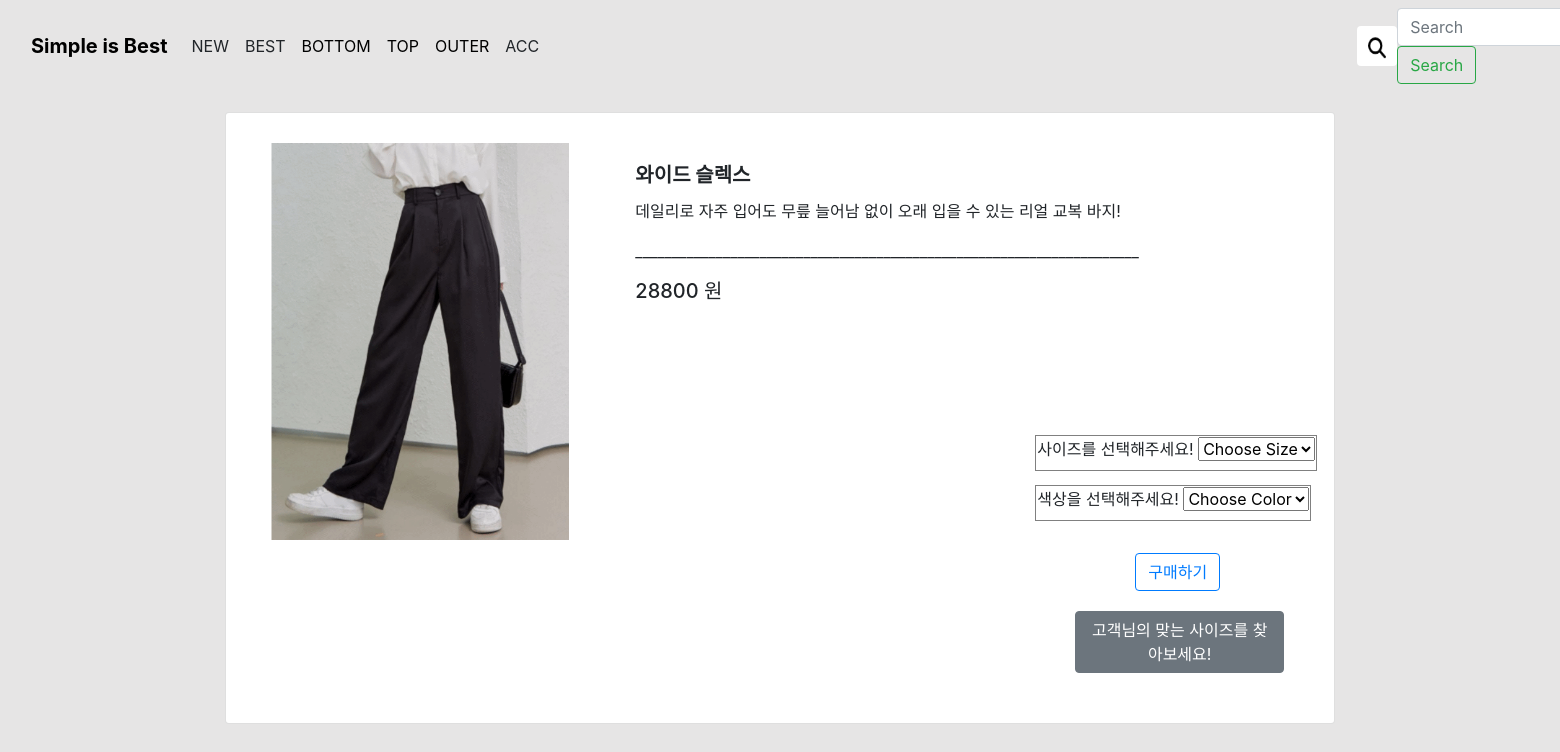
Screenshot of /board/detail/16/ with the database file from the repository.
### board/models.py (models this page shows, shortened)
class Board(models.Model):
    subject = models.CharField(max_length=200)
    price = models.IntegerField(default=0)
    photo = models.ImageField(upload_to='shop/images/', default=timezone.now)
    category = models.CharField(max_length=50, blank=True)

### board/views.py (the view)
# urls.py: path('detail/<int:board_id>/', views.detail, name='detail'),
def detail(request, board_id):
    board = Board.objects.get(id=board_id)
    context = {'board': board}
    return render(request, 'board/board_detail.html', context)

### templates/board/board_detail.html (shortened to what this page needs)
<!DOCTYPE html>
<html lang="en">
<head>
  <link href="https://stackpath.bootstrapcdn.com/bootstrap/4.3.1/css/bootstrap.min.css" rel="stylesheet">
</head>
<body>
  <nav class="navbar navbar-expand-lg bg-body-tertiary sticky-top">
    <div class="container-fluid">
      <a class="navbar-brand" href="/board/list/" style="color: black; text-decoration: none;">Simple is Best</a>
      <div class="collapse navbar-collapse" id="navbarNav">
        <ul class="navbar-nav">
          <li class="nav-item">
            <a class="nav-link active" aria-current="page">NEW</a>
          </li>
          <li class="nav-item">
            <a class="nav-link">BEST</a>
          </li>
          <li class="nav-item" >
              <a class="nav-link" href="/board/bottom/" style="color: black; text-decoration: none;">BOTTOM</a>
            </li>
            <li class="nav-item">
              <a class="nav-link" href="/board/top/" style="color: black; text-decoration: none;">TOP</a>
            </li>
            <li class="nav-item">
              <a class="nav-link" href="/board/outer/" style="color: black; text-decoration: none;">OUTER</a>
            </li>
          <li class="nav-item">
            <a class="nav-link">ACC</a>
          </li>
          <li class="nav-item">
            <img src="/media/shop/images/search.png" class="d-flex rounded" style="margin-left: 810px;">
          </li>
        </ul>
        <form class="form-inline ml-auto">
          <input class="form-control mr-sm-2" type="search" placeholder="Search" aria-label="Search">
          <button class="btn btn-outline-success my-2 my-sm-0" type="submit">Search</button>
        </form>
      </div>
    </div>
  </nav>
  {% block content %}
  <div class="container">
    <div class="card">
      <div class="row g-0">
        <div class="col-md-4">
          <img src="http://127.0.0.1:8000/media/{{ board.photo }}" class="img-fluid rounded-start">
        </div>
        <div class="col-md-8">
          <div class="card-body">
            <h5 class="card-title" style="font-weight: bold;">{{ board.subject }}</h5>
            <p class="card-text">{{ board.category }}</p>
            <p>_____________________________________________________________________</p>
            <h5 class="card-title">{{ board.price }} 원</h5>
            <div class="form-group position-absolute">
              <label for="sizeSelect">사이즈를 선택해주세요!</label>
              <select class="form-select form-select-lg" id="sizeSelect">
                <option selected>Choose Size</option>
              </select>
            </div>
            <div class="form-group_2 position-absolute" >
              <label for="sizeSelect">색상을 선택해주세요!</label>
              <select class="form-select form-select-lg" id="sizeSelect">
                <option selected>Choose Color</option>
              </select>
            </div>
            <div class="button">
            <button type="button" class="btn btn-outline-primary">구매하기</button>
          </div>
          <div class="button_2">
            <button type="button" class="btn btn-secondary" onclick="openPopup()">고객님의 맞는 사이즈를 찾아보세요!</button>
          </div>
          </div>
        </div>
      </div>
    </div>
  </div>
  {% endblock %}
</body>
</html>

### templates/board/board_detail.html (style rules this page uses)
body { background-color: rgb(230, 229, 229); }
.navbar { background-color: rgb(230, 229, 229); }
.navbar-brand { font-weight: bold; }
.nav-item img { width: 40px; height: 40px; }
.card { padding: 30px; margin-top: 20px; font: bold; }
.card img { max-width: 100%; height: auto; }
.form-group { border: 1px solid grey; padding: 1px; margin-top: 120px; margin-left: 400px; }
.form-group_2 { border: 1px solid grey; padding: 1px; margin-top: 170px; margin-left: 400px; }
.button { margin-top: 250px; margin-left: 500px; }
.button_2 { margin-top: 20px; margin-left: 440px; }
.card-title { font: bold; }

### rows the page displays
Board: photo (picture), subject "와이드 슬렉스", category "데일리로 자주 입어도 무릎 늘어남 없이 오래 입을 수 있는 리얼 교복 바지!", price "28800"
